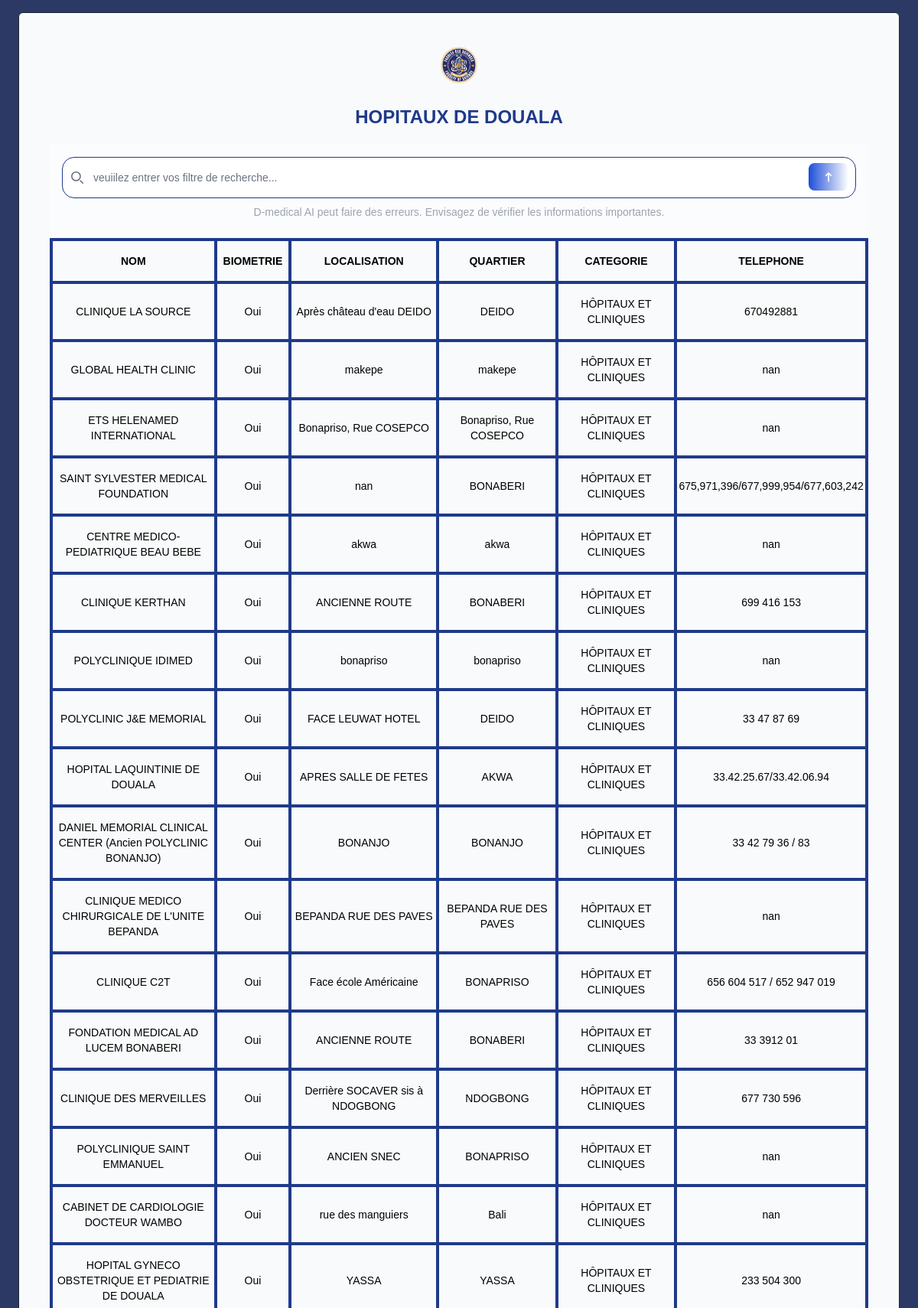
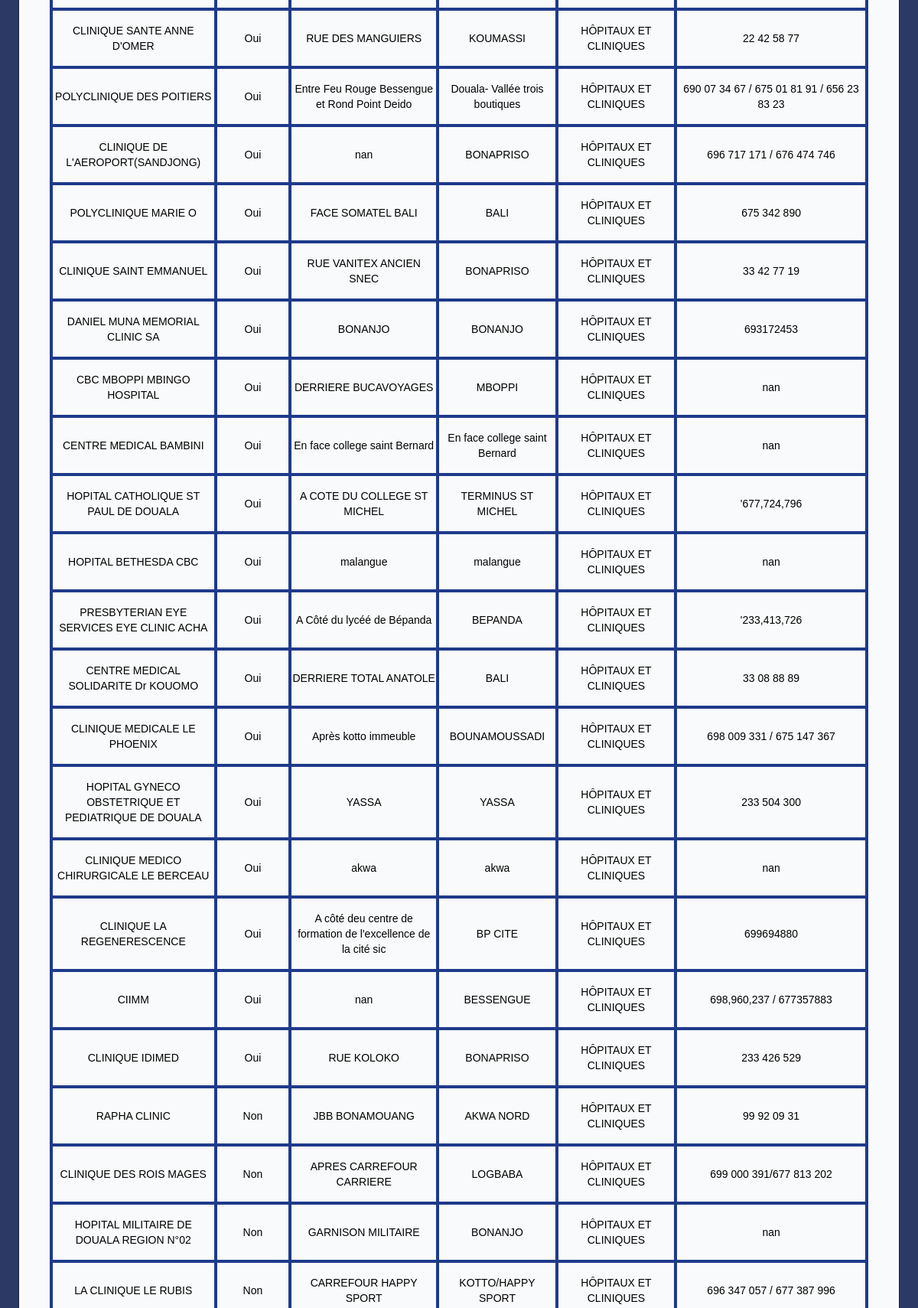
/statReseach (signed in, upper part), run on the app's committed database (2 pictures, top to bottom).
### medical/models.py (models this page shows, shortened)
class hopitaux(models.Model):
    Nom = models.CharField(max_length=400)
    Biometrie = models.CharField(max_length=400)
    Quartier = models.CharField(max_length=400)
    Localisation = models.CharField(max_length=400)
    Telephone = models.CharField(max_length=400)
    categori = models.CharField(max_length=400)

### medical/views.py (the view)
# urls.py: path('statReseach', statReseach, name='statReseach'),
@login_required
def statReseach(request):
    items = hopitaux.objects.all()
    if request.method == 'POST':
        search_query = request.POST.get('param')
        if search_query is not None and len(search_query) > 2:
            items = traitement_hop(search_query)
            context = {
                    "items": items,
                }
            return render(request, "statReseach.html", context)
    else:
        context = {
                    "items": items,
                }
        return render(request, "statReseach.html", context)

### theme/templates/statReseach.html (shortened to what this page needs)
{% load static tailwind_tags %}
<!DOCTYPE html>
<html lang="en">
	<head>
		{% tailwind_css %}
	</head>
	<body class="bg-gray-50 font-serif leading-normal tracking-normal">
            <div class="flex flex-col justify-center  bg-blue-950 bg-opacity-90 font-[sans-serif] text-[#333] p-4">
                <div class="max-w-6xl w-full mx-auto bg-gray-50 border relative mb-96 border-gray-800 rounded-md p-10">
                  <div class="text-center py-1 mb-6">
                    <a href="{% url 'base' %}"><img
                        src="{% static 'images/logo.png' %}" alt="logo" class='h-12 inline-block' />
                    </a>
                  </div>
                    <div class="mb-5 text-center">
                        <h3 class="text-2xl font-extrabold text-blue-900">HOPITAUX DE DOUALA </h3>
                    </div>
                    <form  method="post" action="{% url 'statReseach' %}" class="    w-auto p-4 bg-white bg-opacity-30" ">
                        <div class="relative ">
                            <div class="absolute inset-y-0 start-0 flex items-center ps-3 pointer-events-none">
                            </div>
                            <input type="text" id="param" name="param" class="block w-full  p-4 ps-10 text-sm text-gray-900 border border-blue-900 rounded-2xl bg-white focus:ring-blue-500 focus:border-blue-500 dark:bg-gray-700 dark:border-gray-600 dark:placeholder-gray-400 dark:text-white dark:focus:ring-blue-500 dark:focus:border-blue-500" placeholder="veuiilez entrer vos filtre de recherche..." required>
                            <button type="submit" class="text-white absolute  end-2.5 bottom-2.5 bg-gradient-to-r from-blue-700   to-white hover:bg-pink-500 focus:ring-4 focus:outline-none focus:ring-pink-300 font-medium rounded-lg text-sm px-4 py-2 ">
                                <svg class="w-5 h-5 text-gray-800 dark:text-white" aria-hidden="true" xmlns="http://www.w3.org/2000/svg" fill="none" viewBox="0 0 24 24">
                                    <path stroke="white" stroke-linecap="round" stroke-linejoin="round" stroke-width="2" d="M12 6v13m0-13 4 4m-4-4-4 4"/>
                                </svg>
                            </button>
                        </div>
                    <p class="text-sm text-center py-2 text-gray-400">D-medical AI peut faire des erreurs. Envisagez de vérifier les informations importantes.</p>
                    </form>
                    <div class="flex flex-col">
    <div class="overflow-x-auto ">
      <div class="inline-block ">
        <div class="overflow-hidden">
          <table
            class="min-w-full border-4 border-blue-900  text-center text-sm text-black  dark:border-neutral-500">
            <thead class="border-b border-4 border-blue-900  dark:border-neutral-500">
              <tr>
                <th
                  scope="col"
                  class="border-r border-4 border-blue-900  py-4 dark:border-neutral-500">
                  NOM
                </th>
                <th
                  scope="col"
                  class="border-r border-4 border-blue-900 px-2 py-4 dark:border-neutral-500">
                  BIOMETRIE
                </th>
                <th
                  scope="col"
                  class="border-r border-4 border-blue-900  py-4 dark:border-neutral-500">
                  LOCALISATION
                </th>
                <th scope="col" class=" border-4 border-blue-900 py-4">QUARTIER</th>
                <th scope="col" class=" border-4 border-blue-900 py-4">CATEGORIE</th>
                <th scope="col" class=" border-4 border-blue-900 py-4">TELEPHONE</th>
              </tr>
            </thead>
            {% for dat in items %}
            <tbody>
              <tr class="border-b border-4 border-blue-900 dark:border-neutral-500">
                <td
                  class=" border-r border-4 border-blue-900  py-4 font-medium dark:border-neutral-500">
                  {{dat.Nom}}
                </td>
                <td
                  class="border-r border-4 border-blue-900  py-4 dark:border-neutral-500">
                  {{dat.Biometrie}}
                </td>
                <td
                  class=" border-r border-4 border-blue-900  py-4 dark:border-neutral-500">
                  {{dat.Localisation}}
                </td>
                <td class="  border-4 border-blue-900 py-4">{{dat.Quartier}}</td>
                <td class=" border-4 border-blue-900 py-4">{{dat.categori}}</td>
                <td class="  border-4 border-blue-900 py-4">{{dat.Telephone}}</td>
              </tr>
            </tbody>
            {% endfor %}
          </table>
        </div>
      </div>
    </div>
  </div>
                </div>
              </div>
	</body>
</html>

### data on the page
hopitaux: Nom "CLINIQUE LA SOURCE", Biometrie "Oui", Localisation "Après château d'eau DEIDO", Quartier "DEIDO", categori "HÔPITAUX ET CLINIQUES", Telephone "670492881"
hopitaux: Nom "GLOBAL HEALTH CLINIC", Biometrie "Oui", Localisation "makepe", Quartier "makepe", categori "HÔPITAUX ET CLINIQUES", Telephone "nan"
hopitaux: Nom "ETS HELENAMED INTERNATIONAL", Biometrie "Oui", Localisation "Bonapriso, Rue COSEPCO", Quartier "Bonapriso, Rue COSEPCO", categori "HÔPITAUX ET CLINIQUES", Telephone "nan"
hopitaux: Nom "SAINT SYLVESTER MEDICAL FOUNDATION", Biometrie "Oui", Localisation "nan", Quartier "BONABERI", categori "HÔPITAUX ET CLINIQUES", Telephone "675,971,396/677,999,954/677,603,242"
hopitaux: Nom "CENTRE MEDICO-PEDIATRIQUE BEAU BEBE", Biometrie "Oui", Localisation "akwa", Quartier "akwa", categori "HÔPITAUX ET CLINIQUES", Telephone "nan"
hopitaux: Nom "CLINIQUE KERTHAN", Biometrie "Oui", Localisation "ANCIENNE ROUTE", Quartier "BONABERI", categori "HÔPITAUX ET CLINIQUES", Telephone "699 416 153"
hopitaux: Nom "POLYCLINIQUE IDIMED", Biometrie "Oui", Localisation "bonapriso", Quartier "bonapriso", categori "HÔPITAUX ET CLINIQUES", Telephone "nan"
hopitaux: Nom "POLYCLINIC J&E MEMORIAL", Biometrie "Oui", Localisation "FACE LEUWAT HOTEL", Quartier "DEIDO", categori "HÔPITAUX ET CLINIQUES", Telephone "33 47 87 69"
hopitaux: Nom "HOPITAL LAQUINTINIE DE DOUALA", Biometrie "Oui", Localisation "APRES SALLE DE FETES", Quartier "AKWA", categori "HÔPITAUX ET CLINIQUES", Telephone "33.42.25.67/33.42.06.94"
hopitaux: Nom "DANIEL MEMORIAL CLINICAL CENTER (Ancien POLYCLINIC BONANJO)", Biometrie "Oui", Localisation "BONANJO", Quartier "BONANJO", categori "HÔPITAUX ET CLINIQUES", Telephone "33 42 79 36 / 83"
hopitaux: Nom "CLINIQUE MEDICO CHIRURGICALE DE L'UNITE BEPANDA", Biometrie "Oui", Localisation "BEPANDA RUE DES PAVES", Quartier "BEPANDA RUE DES PAVES", categori "HÔPITAUX ET CLINIQUES", Telephone "nan"
hopitaux: Nom "CLINIQUE C2T", Biometrie "Oui", Localisation "Face école Américaine", Quartier "BONAPRISO", categori "HÔPITAUX ET CLINIQUES", Telephone "656 604 517 / 652 947 019"
hopitaux: Nom "FONDATION MEDICAL AD LUCEM BONABERI", Biometrie "Oui", Localisation "ANCIENNE ROUTE", Quartier "BONABERI", categori "HÔPITAUX ET CLINIQUES", Telephone "33 3912 01"
hopitaux: Nom "CLINIQUE DES MERVEILLES", Biometrie "Oui", Localisation "Derrière SOCAVER sis à NDOGBONG", Quartier "NDOGBONG", categori "HÔPITAUX ET CLINIQUES", Telephone "677 730 596"
hopitaux: Nom "POLYCLINIQUE SAINT EMMANUEL", Biometrie "Oui", Localisation "ANCIEN SNEC", Quartier "BONAPRISO", categori "HÔPITAUX ET CLINIQUES", Telephone "nan"
hopitaux: Nom "CABINET DE CARDIOLOGIE DOCTEUR WAMBO", Biometrie "Oui", Localisation "rue des manguiers", Quartier "Bali", categori "HÔPITAUX ET CLINIQUES", Telephone "nan"
hopitaux: Nom "HOPITAL GYNECO OBSTETRIQUE ET PEDIATRIE DE DOUALA", Biometrie "Oui", Localisation "YASSA", Quartier "YASSA", categori "HÔPITAUX ET CLINIQUES", Telephone "233 504 300"
hopitaux: Nom "CLINIQUE SANTE ANNE D'OMER", Biometrie "Oui", Localisation "RUE DES MANGUIERS", Quartier "KOUMASSI", categori "HÔPITAUX ET CLINIQUES", Telephone "22 42 58 77"
hopitaux: Nom "POLYCLINIQUE DES POITIERS", Biometrie "Oui", Localisation "Entre Feu Rouge Bessengue et Rond Point Deido", Quartier "Douala- Vallée trois boutiques", categori "HÔPITAUX ET CLINIQUES", Telephone "690 07 34 67 / 675 01 81 91 / 656 23 83 23"
hopitaux: Nom "CLINIQUE DE L'AEROPORT(SANDJONG)", Biometrie "Oui", Localisation "nan", Quartier "BONAPRISO", categori "HÔPITAUX ET CLINIQUES", Telephone "696 717 171 / 676 474 746"
hopitaux: Nom "POLYCLINIQUE MARIE O", Biometrie "Oui", Localisation "FACE SOMATEL BALI", Quartier "BALI", categori "HÔPITAUX ET CLINIQUES", Telephone "675 342 890"
hopitaux: Nom "CLINIQUE SAINT EMMANUEL", Biometrie "Oui", Localisation "RUE VANITEX ANCIEN SNEC", Quartier "BONAPRISO", categori "HÔPITAUX ET CLINIQUES", Telephone "33 42 77 19"
hopitaux: Nom "DANIEL MUNA MEMORIAL CLINIC SA", Biometrie "Oui", Localisation "BONANJO", Quartier "BONANJO", categori "HÔPITAUX ET CLINIQUES", Telephone "693172453"
hopitaux: Nom "CBC MBOPPI MBINGO HOSPITAL", Biometrie "Oui", Localisation "DERRIERE BUCAVOYAGES", Quartier "MBOPPI", categori "HÔPITAUX ET CLINIQUES", Telephone "nan"
hopitaux: Nom "CENTRE MEDICAL BAMBINI", Biometrie "Oui", Localisation "En face college saint Bernard", Quartier "En face college saint Bernard", categori "HÔPITAUX ET CLINIQUES", Telephone "nan"
hopitaux: Nom "HOPITAL CATHOLIQUE ST PAUL DE DOUALA", Biometrie "Oui", Localisation "A COTE DU COLLEGE ST MICHEL", Quartier "TERMINUS ST MICHEL", categori "HÔPITAUX ET CLINIQUES", Telephone "'677,724,796"
hopitaux: Nom "HOPITAL BETHESDA CBC", Biometrie "Oui", Localisation "malangue", Quartier "malangue", categori "HÔPITAUX ET CLINIQUES", Telephone "nan"
hopitaux: Nom "PRESBYTERIAN EYE SERVICES EYE CLINIC ACHA", Biometrie "Oui", Localisation "A Côté du lycéé de Bépanda", Quartier "BEPANDA", categori "HÔPITAUX ET CLINIQUES", Telephone "'233,413,726"
hopitaux: Nom "CENTRE MEDICAL SOLIDARITE Dr KOUOMO", Biometrie "Oui", Localisation "DERRIERE TOTAL ANATOLE", Quartier "BALI", categori "HÔPITAUX ET CLINIQUES", Telephone "33 08 88 89"
hopitaux: Nom "CLINIQUE MEDICALE LE PHOENIX", Biometrie "Oui", Localisation "Après kotto immeuble", Quartier "BOUNAMOUSSADI", categori "HÔPITAUX ET CLINIQUES", Telephone "698 009 331 / 675 147 367"
hopitaux: Nom "HOPITAL GYNECO OBSTETRIQUE ET PEDIATRIQUE DE DOUALA", Biometrie "Oui", Localisation "YASSA", Quartier "YASSA", categori "HÔPITAUX ET CLINIQUES", Telephone "233 504 300"
hopitaux: Nom "CLINIQUE MEDICO CHIRURGICALE LE BERCEAU", Biometrie "Oui", Localisation "akwa", Quartier "akwa", categori "HÔPITAUX ET CLINIQUES", Telephone "nan"
hopitaux: Nom "CLINIQUE LA REGENERESCENCE", Biometrie "Oui", Localisation "A côté deu centre de formation de l'excellence de la cité sic", Quartier "BP CITE", categori "HÔPITAUX ET CLINIQUES", Telephone "699694880"
hopitaux: Nom "CIIMM", Biometrie "Oui", Localisation "nan", Quartier "BESSENGUE", categori "HÔPITAUX ET CLINIQUES", Telephone "698,960,237 / 677357883"
hopitaux: Nom "CLINIQUE IDIMED", Biometrie "Oui", Localisation "RUE KOLOKO", Quartier "BONAPRISO", categori "HÔPITAUX ET CLINIQUES", Telephone "233 426 529"
hopitaux: Nom "RAPHA CLINIC", Biometrie "Non", Localisation "JBB BONAMOUANG", Quartier "AKWA NORD", categori "HÔPITAUX ET CLINIQUES", Telephone "99 92 09 31"
hopitaux: Nom "CLINIQUE DES ROIS MAGES", Biometrie "Non", Localisation "APRES CARREFOUR CARRIERE", Quartier "LOGBABA", categori "HÔPITAUX ET CLINIQUES", Telephone "699 000 391/677 813 202"
hopitaux: Nom "HOPITAL MILITAIRE DE DOUALA REGION N°02", Biometrie "Non", Localisation "GARNISON MILITAIRE", Quartier "BONANJO", categori "HÔPITAUX ET CLINIQUES", Telephone "nan"
hopitaux: Nom "LA CLINIQUE LE RUBIS", Biometrie "Non", Localisation "CARREFOUR HAPPY SPORT", Quartier "KOTTO/HAPPY SPORT", categori "HÔPITAUX ET CLINIQUES", Telephone "696 347 057 / 677 387 996"
